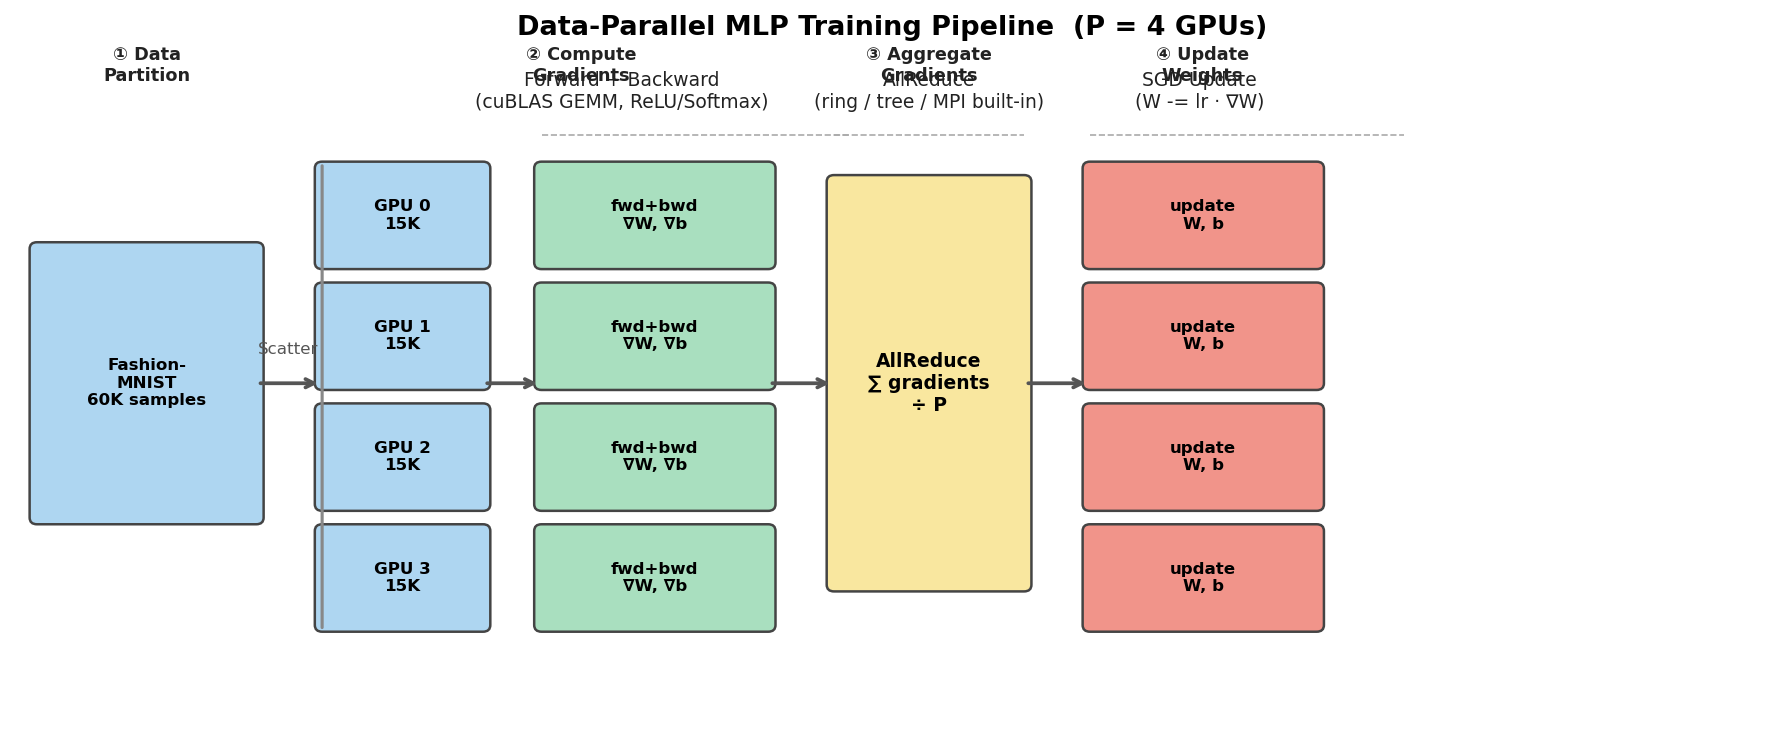

Write Python code to recreate this figure.
"""
Fig 1: Data-parallel SGD pipeline diagram.
Shows how data is split across GPUs and how gradients are aggregated.
"""
import matplotlib.pyplot as plt
import matplotlib.patches as mpatches
from matplotlib.patches import FancyArrowPatch, FancyBboxPatch

fig, ax = plt.subplots(figsize=(12, 5))
ax.set_xlim(0, 12)
ax.set_ylim(0, 5)
ax.axis('off')

# ── color palette ──────────────────────────────────────────────────
C_DATA   = '#AED6F1'   # light blue  – dataset / shard
C_GPU    = '#A9DFBF'   # light green – GPU compute
C_COMM   = '#F9E79F'   # yellow      – AllReduce
C_UPD    = '#F1948A'   # salmon      – weight update

def box(ax, x, y, w, h, color, label, fontsize=9):
    rect = FancyBboxPatch((x, y), w, h,
                          boxstyle="round,pad=0.05",
                          facecolor=color, edgecolor='#444', linewidth=1.2)
    ax.add_patch(rect)
    ax.text(x + w/2, y + h/2, label, ha='center', va='center',
            fontsize=fontsize, fontweight='bold', wrap=True)

def arrow(ax, x1, y1, x2, y2, label='', color='#555'):
    ax.annotate('', xy=(x2, y2), xytext=(x1, y1),
                arrowprops=dict(arrowstyle='->', color=color, lw=1.8))
    if label:
        mx, my = (x1+x2)/2, (y1+y2)/2
        ax.text(mx, my + 0.18, label, ha='center', fontsize=8, color=color)

# ── Step 0: Dataset ────────────────────────────────────────────────
box(ax, 0.15, 1.5, 1.5, 2.0, C_DATA, 'Fashion-\nMNIST\n60K samples', fontsize=8)

# ── Step 1: Scatter (partition) ────────────────────────────────────
arrow(ax, 1.65, 2.5, 2.1, 2.5, '')
ax.text(1.87, 2.72, 'Scatter', ha='center', fontsize=8, color='#555')

# Four GPU shards
shard_y = [3.4, 2.5, 1.6, 0.7]
shard_labels = ['GPU 0\n15K', 'GPU 1\n15K', 'GPU 2\n15K', 'GPU 3\n15K']
for i, (y, lbl) in enumerate(zip(shard_y, shard_labels)):
    box(ax, 2.1, y, 1.1, 0.7, C_DATA, lbl, fontsize=8)

# bracket
ax.annotate('', xy=(2.1, 0.65), xytext=(2.1, 4.15),
            arrowprops=dict(arrowstyle='-', color='#888', lw=1.5))

# ── Step 2: Forward + Backward on each GPU ─────────────────────────
arrow(ax, 3.2, 2.5, 3.6, 2.5, '')
ax.text(4.15, 4.55, 'Forward + Backward\n(cuBLAS GEMM, ReLU/Softmax)', ha='center', fontsize=9, color='#222')
ax.axhline(4.35, xmin=3.6/12, xmax=5.7/12, color='#aaa', lw=0.8, linestyle='--')

fwd_y = [3.4, 2.5, 1.6, 0.7]
for y in fwd_y:
    box(ax, 3.6, y, 1.55, 0.7, C_GPU, 'fwd+bwd\n∇W, ∇b', fontsize=8)

# ── Step 3: AllReduce ──────────────────────────────────────────────
arrow(ax, 5.15, 2.5, 5.6, 2.5, '')
ax.text(6.25, 4.55, 'AllReduce\n(ring / tree / MPI built-in)', ha='center', fontsize=9, color='#222')
ax.axhline(4.35, xmin=5.6/12, xmax=6.9/12, color='#aaa', lw=0.8, linestyle='--')

box(ax, 5.6, 1.0, 1.3, 3.0, C_COMM,
    'AllReduce\n∑ gradients\n÷ P', fontsize=9)

# ── Step 4: Weight Update ──────────────────────────────────────────
arrow(ax, 6.9, 2.5, 7.35, 2.5, '')
ax.text(8.1, 4.55, 'SGD Update\n(W -= lr · ∇W)', ha='center', fontsize=9, color='#222')
ax.axhline(4.35, xmin=7.35/12, xmax=9.5/12, color='#aaa', lw=0.8, linestyle='--')

upd_y = [3.4, 2.5, 1.6, 0.7]
for y in upd_y:
    box(ax, 7.35, y, 1.55, 0.7, C_UPD, 'update\nW, b', fontsize=8)

# ── Step labels at top ────────────────────────────────────────────
for x, lbl in [(0.9, '① Data\nPartition'),
               (3.87, '② Compute\nGradients'),
               (6.25, '③ Aggregate\nGradients'),
               (8.12, '④ Update\nWeights')]:
    ax.text(x, 4.75, lbl, ha='center', fontsize=8.5,
            color='#222', fontweight='bold')

ax.set_title('Data-Parallel MLP Training Pipeline  (P = 4 GPUs)',
             fontsize=13, pad=6, fontweight='bold')

plt.tight_layout()
plt.savefig('fig1_pipeline.pdf', bbox_inches='tight')
plt.savefig('fig1_pipeline.png', dpi=150, bbox_inches='tight')
print("Saved fig1_pipeline.pdf / .png")
plt.show()
